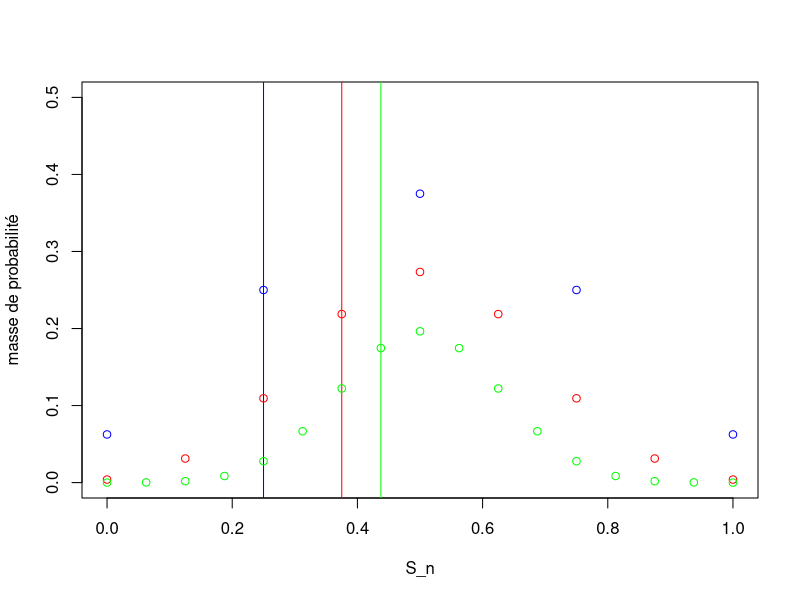
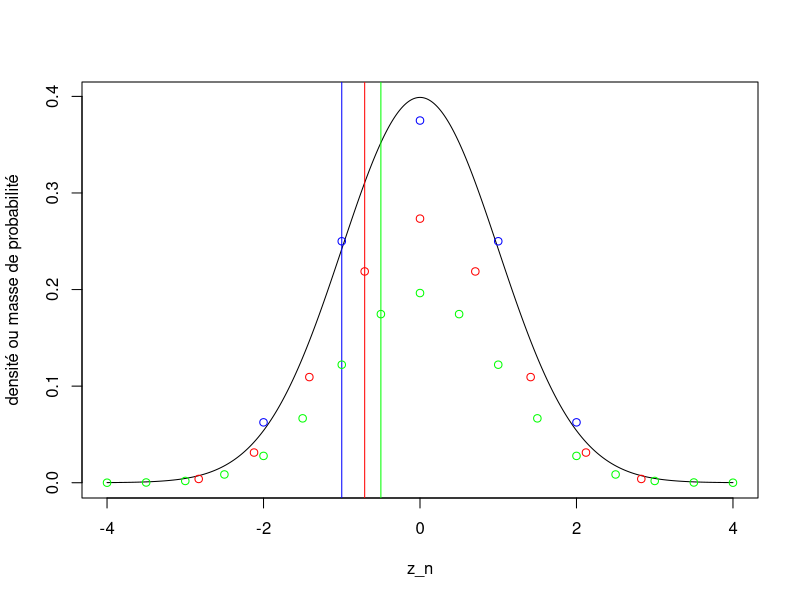

The R script that drew these images, in order:
## ---- chunk 1
knitr::opts_chunk$set(echo = FALSE)
## ---- chunk 2
plot(NULL, xlim=c(0,1), ylim=c(0,0.5), ylab="masse de probabilité", xlab="S_n")
ns = c(4,8,16)
cols = c('blue', 'red', 'green')
obs = c(1, 3, 7)
for (i in 1:3) {
  n = ns[i]
  grid = seq(0,n)
  Svals = grid/n
  pvals = dbinom(grid, n, 0.5)
  points(Svals, pvals, col=cols[i])
  abline(v=obs[i]/n, col=cols[i])
}
## ---- chunk 3
z = seq(-4, 4, by=0.01)
plot(z, dnorm(z), 'l', ylab='densité ou masse de probabilité', xlab="z_n")
ns = c(4,8,16)
cols = c('blue', 'red', 'green')
obs = c(1, 3, 7)
for (i in 1:3) {
  n = ns[i]
  grid = seq(0,n)
  zvals = 2 * sqrt(n) * (grid/n - 0.5)
  pvals = dbinom(grid, n, 0.5)
  points(zvals, pvals, col=cols[i])
  abline(v=2*sqrt(n)*(obs[i]/n - 0.5), col=cols[i])
}
